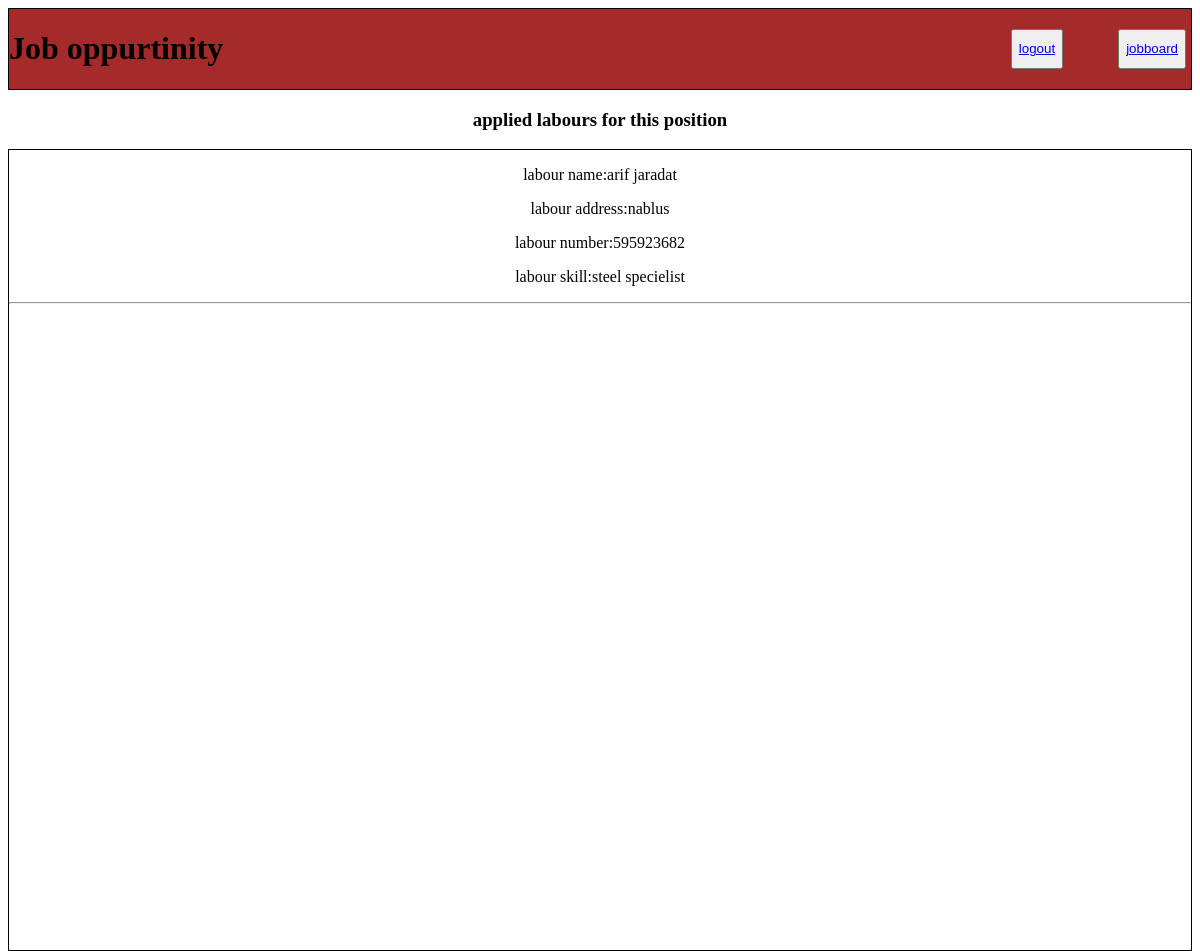
Page /view/3 on the committed database.
### App1/models.py (models this page shows)
class labour(models.Model):
    name=models.CharField(max_length=255)
    email=models.CharField(max_length=255)
    Address=models.CharField(max_length=255)
    contact_num=models.IntegerField()
    password=models.CharField(max_length=255)
    cpassword=models.CharField(max_length=255)
    skill=models.CharField(max_length=255)
    objects = Usermanager()

### App1/views.py (the view)
# urls.py: path('view/<int:position_id>',views.view),
def view(request,position_id):
    context={
    'position':models.get_position(request,position_id)
    }
    return render(request,'view.html',context)

### App1/models.py (called while the page is built)
def get_position(request,position_id):
    return position.objects.get(id=position_id)

### App1/templates/view.html (shortened to what this page needs)
<!DOCTYPE html>
<html lang="en">
<head>
</head>
<body>
    <!DOCTYPE html>
<html lang="en">
<head>
</head>
<body>
    <div class="container">
        <div class="header">
            <h1>Job oppurtinity</h1>
            <div class="links">
                <button class="btn" type="button">
                <a href="/">logout </a>
                </button>
                <button class="btn" type="button">
                    <a href="/jobboard">jobboard </a>
                    </button>
            </div>
        </div>
        <h3>applied labours for this position</h3>
        {%for labour in position.labours.all%}
        <div class="position">
            <p>labour name:{{labour.name}}</p>
            <p>labour address:{{labour.Address}}</p>
            <p>labour number:{{labour.contact_num}}</p>
            <P>labour skill:{{labour.skill}}</P>
            <hr>
        </div>
        {%endfor%}
    </div>
</body>
</html>
</body>
</html>

### App1/templates/view.html (style rules this page uses)
.container { width: 100%; margin-left: auto; margin-right: auto; height: 800px; }
.header { display: flex; justify-content:space-between; border: 1px solid black; background-color: brown; }
.links { display: flex; justify-content: space-between; }
.btn { margin-top: 20px; margin-right: 5px; margin-left: 50px; width: 70%; height: 50%; }
.position { border: 1px black solid; margin-top: 10px; height: 100%; text-align: center; }
h3 { text-align: center; }

### rows in the picture
labour: name "arif jaradat", Address "nablus", contact_num "595923682", skill "steel specielist"
